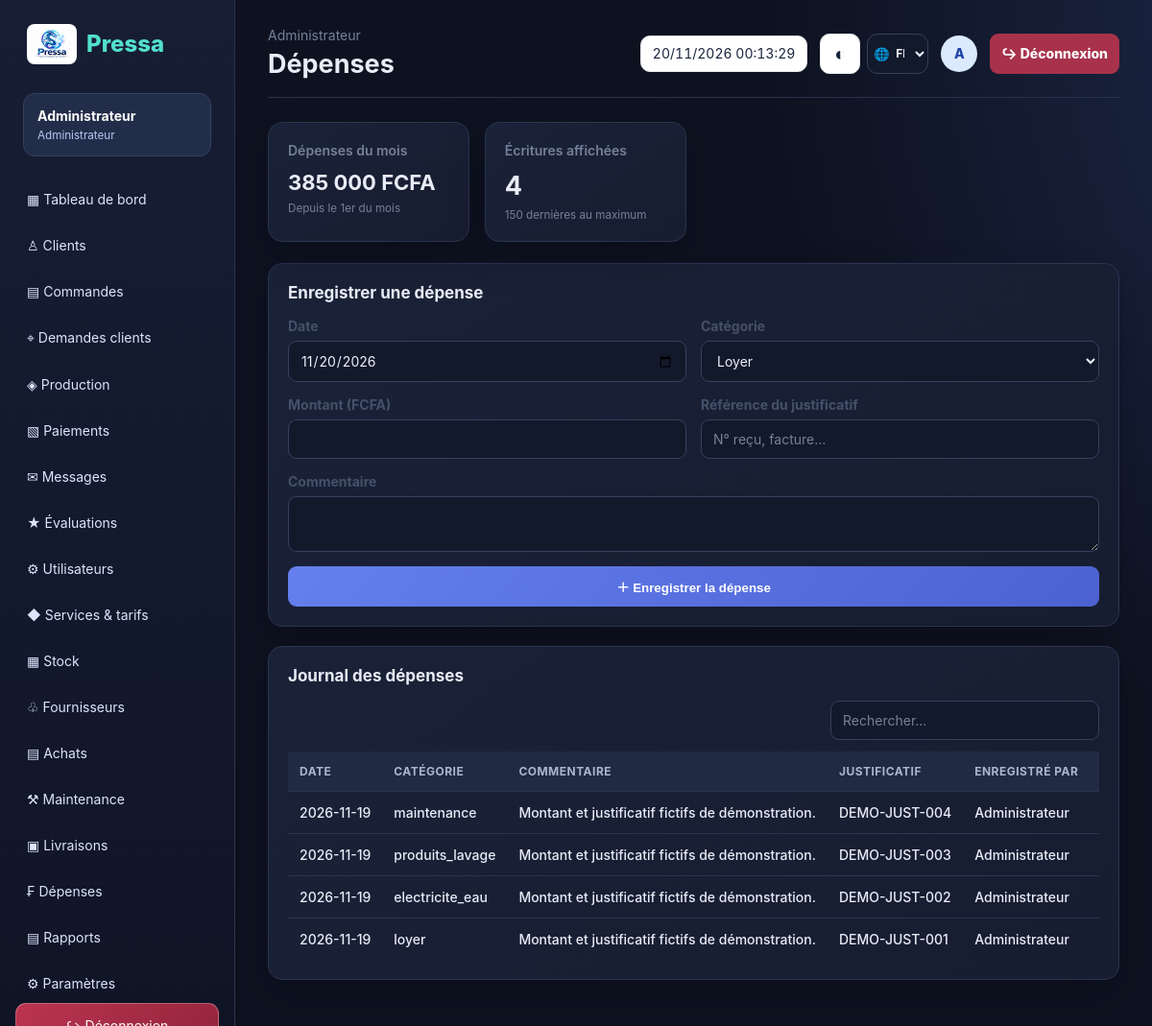
The app's page /expenses.php (signed in) with its own data.
### tables this page shows
CREATE TABLE `parametres` (
  `cle` varchar(60) NOT NULL,
  `valeur` varchar(255) NOT NULL,
  `description` varchar(255) DEFAULT NULL
);

CREATE TABLE `depenses` (
  `id` int(11) NOT NULL,
  `uuid` char(36) NOT NULL DEFAULT uuid(),
  `date_depense` date NOT NULL,
  `categorie` enum('loyer','electricite_eau','produits_lavage','transport','maintenance','internet_telephone','impots_taxes','fournitures','publicite','autre') NOT NULL,
  `libelle` varchar(160) DEFAULT NULL,
  `montant` decimal(12,2) NOT NULL,
  `mode_paiement` enum('especes','mtn_momo','orange_money','virement','carte','cheque') NOT NULL DEFAULT 'especes',
  `justificatif` varchar(100) DEFAULT NULL,
  `commentaire` text DEFAULT NULL,
  `fournisseur_id` int(11) DEFAULT NULL,
  `intervention_id` int(11) DEFAULT NULL,
  `session_id` int(11) DEFAULT NULL,
  `enregistre_par` int(11) DEFAULT NULL,
  `cree_le` datetime NOT NULL DEFAULT current_timestamp()
);

CREATE TABLE `utilisateurs` (
  `id` int(11) NOT NULL,
  `uuid` char(36) NOT NULL DEFAULT uuid(),
  `nom` varchar(120) NOT NULL,
  `email` varchar(160) NOT NULL,
  `mot_de_passe` varchar(255) NOT NULL,
  `role` enum('admin','caissier','accueil','receptionniste','production','livreur','client') NOT NULL DEFAULT 'accueil',
  `actif` tinyint(1) NOT NULL DEFAULT 1,
  `tentatives_echec` int(11) NOT NULL DEFAULT 0,
  `verrouille_jusqu_a` datetime DEFAULT NULL,
  `derniere_connexion` datetime DEFAULT NULL,
  `cree_le` datetime NOT NULL DEFAULT current_timestamp(),
  `modifie_le` datetime NOT NULL DEFAULT current_timestamp() ON UPDATE current_timestamp()
);

### includes/functions.php (called while the page is built, shortened)
<?php
function e($value):string{return htmlspecialchars((string)$value,ENT_QUOTES|ENT_SUBSTITUTE,'UTF-8');}
function role():string{return (string)($_SESSION['user']['role']??'');}
function money($amount):string{return number_format((float)$amount,0,',',' ').' FCFA';}
function role_label(string $role):string{return ['admin'=>'Administrateur','receptionniste'=>'Réceptionniste','accueil'=>'Accueil','caissier'=>'Caissier','production'=>'Production','livreur'=>'Livreur','client'=>'Client'][$role]??$role;}
function app_setting(string $key,string $default=''):string{static $values=[];if(array_key_exists($key,$values))return $values[$key];try{$q=db()->prepare('SELECT valeur FROM parametres WHERE cle=?');$q->execute([$key]);$value=$q->fetchColumn();return $values[$key]=$value===false?$default:(string)$value;}catch(Throwable $e){return $values[$key]=$default;}}

### includes/db.php (called while the page is built, shortened)
<?php
function db(): PDO {
 static $pdo=null;
 if (!$pdo) {
  if(DB_DRIVER==='pgsql'){
   $url=PRESSA_DATABASE_URL;
   if($url===''&&getenv('VERCEL')){
    http_response_code(503);
    header('Content-Type: text/plain; charset=utf-8');
    exit('Pressa est en cours de configuration. La connexion à la base de données est temporairement indisponible.');
   }
   if($url!==''){
    $parts=parse_url($url);
    if(!$parts||empty($parts['host'])||empty($parts['path']))throw new RuntimeException('PRESSA_DATABASE_URL is invalid.');
    parse_str($parts['query']??'',$query);
    $host=$parts['host'];$port=$parts['port']??DB_PORT;$name=ltrim($parts['path'],'/');
    $user=urldecode($parts['user']??'');$pass=urldecode($parts['pass']??'');$ssl=$query['sslmode']??'require';
   }else{$host=DB_HOST;$port=DB_PORT;$name=DB_NAME;$user=DB_USER;$pass=DB_PASS;$ssl='require';}
   $dsn='pgsql:host='.$host.';port='.$port.';dbname='.$name.';sslmode='.$ssl;
  }elseif(DB_DRIVER==='mysql'){$user=DB_USER;$pass=DB_PASS;$dsn='mysql:host='.DB_HOST.';dbname='.DB_NAME.';charset=utf8mb4';}
  else{throw new RuntimeException('PRESSA_DB_DRIVER must be mysql or pgsql.');}
  $pdo=new PDO($dsn,$user,$pass,[
   PDO::ATTR_ERRMODE=>PDO::ERRMODE_EXCEPTION,
   PDO::ATTR_DEFAULT_FETCH_MODE=>PDO::FETCH_ASSOC,
   PDO::ATTR_EMULATE_PREPARES=>false
  ]);
 }
 return $pdo;
}

### expenses.php (the view, shortened to what this page needs)
<?php
$page_title='Dépenses';$pdo=db();
$month=(float)$pdo->query("SELECT COALESCE(SUM(montant),0) FROM depenses WHERE EXTRACT(MONTH FROM date_depense)=EXTRACT(MONTH FROM CURRENT_DATE) AND EXTRACT(YEAR FROM date_depense)=EXTRACT(YEAR FROM CURRENT_DATE)")->fetchColumn();$rows=$pdo->query('SELECT x.*,u.nom AS name FROM depenses x JOIN utilisateurs u ON u.id=x.enregistre_par ORDER BY x.date_depense DESC,x.id DESC LIMIT 150')->fetchAll();require 'includes/header.php';?>
<div class="cards"><div class="stat"><div class="label">Dépenses du mois</div><strong style="font-size:22px"><?=money($month)?></strong><small>Depuis le 1er du mois</small></div><div class="stat"><div class="label">Écritures affichées</div><strong><?=count($rows)?></strong><small>150 dernières au maximum</small></div></div>
<div class="panel"><h2>Enregistrer une dépense</h2><form method="post" class="form-grid"><div class="field"><label>Date</label><input type="date" name="date_depense" value="<?=date('Y-m-d')?>" required></div><div class="field"><label>Catégorie</label><select name="categorie"><option value="loyer">Loyer</option></select></div><div class="field"><label>Montant (FCFA)</label><input type="number" name="montant" min="1" step="1" required></div><div class="field"><label>Référence du justificatif</label><input name="justificatif" placeholder="N° reçu, facture…"></div><div class="field full"><label>Commentaire</label><textarea name="commentaire" rows="2"></textarea></div><div class="field full"><button class="btn">＋ Enregistrer la dépense</button></div></form></div>
<div class="panel"><h2>Journal des dépenses</h2><div class="table-wrap"><table><thead><tr><th>Date</th><th>Catégorie</th><th>Commentaire</th><th>Justificatif</th><th>Enregistré par</th><th>Montant</th></tr></thead><tbody><?php foreach($rows as $r):?><tr><td><?=e($r['date_depense'])?></td><td><?=e($r['categorie'])?></td><td><?=e($r['commentaire'])?></td><td><?=e($r['justificatif'])?></td><td><?=e($r['name'])?></td><td><b><?=money($r['montant'])?></b></td></tr><?php endforeach;?><?php if(!$rows):?><tr><td colspan="6" class="empty">Aucune dépense enregistrée.</td></tr><?php endif;?></tbody></table></div></div><?php require 'includes/footer.php';?>

### includes/header.php (shortened to what this page needs)
<?php
$appTitle=app_setting('nom_pressing',app_setting('nom_application',APP_NAME));
$pageClass=role()==='admin'?'admin-shell':'';
$language=$_SESSION['language']??'fr';
?>
<!doctype html><html lang="<?=e($language)?>"><head><link rel="stylesheet" href="assets/css/style.css"></head><body class="<?=$pageClass?>">
<aside class="sidebar" id="appSidebar"><div class="brand"><img class="brand-logo" src="assets/img/Pressa%20Dragon%20Steam%20Emblem.png" alt="Pressa"><span class="brand-label"><?=e($appTitle)?></span></div><div class="userbox"><?=e($_SESSION['user']['name'])?><small><?=e(role_label(role()))?></small></div><nav>
<?php if(role()==='livreur'): ?>
<a href="livreur.php">▣ Mes livraisons</a>
<?php elseif(role()==='admin'): ?>
<a href="dashboard.php">▦ Tableau de bord</a><a href="clients.php">♙ Clients</a><a href="orders.php">▤ Commandes</a><a href="client_requests.php">⌖ Demandes clients</a><a href="production.php">◈ Production</a><a href="invoices.php">▧ Paiements</a><a href="messages.php">✉ Messages</a><a href="ratings.php">★ Évaluations</a><a href="users.php">⚙ Utilisateurs</a><a href="services.php">◆ Services & tarifs</a><a href="stock.php">▦ Stock</a><a href="suppliers.php">♧ Fournisseurs</a><a href="purchases.php">▤ Achats</a><a href="maintenance.php">⚒ Maintenance</a><a href="livreur.php">▣ Livraisons</a><a href="expenses.php">₣ Dépenses</a><a href="reports.php">▤ Rapports</a><a href="settings.php">⚙ Paramètres</a>
<?php elseif(role()==='caissier'): ?>
<a href="dashboard.php">▦ Tableau de bord</a><a href="orders.php">▤ Commandes</a><a href="invoices.php">▧ Factures & paiements</a>
<?php elseif(role()==='production'): ?>
<a href="dashboard.php">▦ Tableau de bord</a><a href="production.php">◈ Production</a><a href="orders.php">▤ Commandes</a>
<?php endif; ?>
</nav><form class="sidebar-logout-form" action="logout.php" method="post"><input type="hidden" name="csrf" value="<?=e(csrf())?>"><button class="logout" type="submit">↪ Déconnexion</button></form></aside>
<main class="main"><header class="topbar"><div class="topbar-heading"><div><span class="muted"><?=e(role_label(role()))?></span><h1><?=e($page_title??'Tableau de bord')?></h1></div></div><div class="top-right"><time class="date-time-pill" data-current-datetime datetime="<?=e(date(DATE_ATOM))?>"></time><div class="ui-actions"><button class="utility-button" type="button" data-theme-toggle aria-label="Activer le thème sombre" title="Thème sombre"></button><label class="language-control" title="Langue"><select class="language-select" id="languageSelect" aria-label="Langue"><option value="fr" <?=$language==='fr'?'selected':''?>>FR</option></select></label></div><span class="avatar"><?=e(strtoupper(substr($_SESSION['user']['name'],0,1)))?></span><form class="topbar-logout-form" action="logout.php" method="post"><button class="logout topbar-logout" type="submit">↪ Déconnexion</button></form></div></header>

### records on screen
parametres: valeur "Pressa"
depenses: date_depense "2026-11-19", categorie "maintenance", commentaire "Montant et justificatif fictifs de démonstration.", justificatif "DEMO-JUST-004", enregistre_par.nom "Administrateur"
depenses: date_depense "2026-11-19", categorie "produits_lavage", commentaire "Montant et justificatif fictifs de démonstration.", justificatif "DEMO-JUST-003", enregistre_par.nom "Administrateur"
depenses: date_depense "2026-11-19", categorie "electricite_eau", commentaire "Montant et justificatif fictifs de démonstration.", justificatif "DEMO-JUST-002", enregistre_par.nom "Administrateur"
depenses: date_depense "2026-11-19", categorie "loyer", commentaire "Montant et justificatif fictifs de démonstration.", justificatif "DEMO-JUST-001", enregistre_par.nom "Administrateur"

### other values on screen
$_SESSION['user']['name'] "Administrateur"
role_label(role()) "Administrateur"
$page_title "Dépenses"
substr($_SESSION['user']['name'],0,1) "A"
money($month) "385 000 FCFA"
count($rows) "4"
